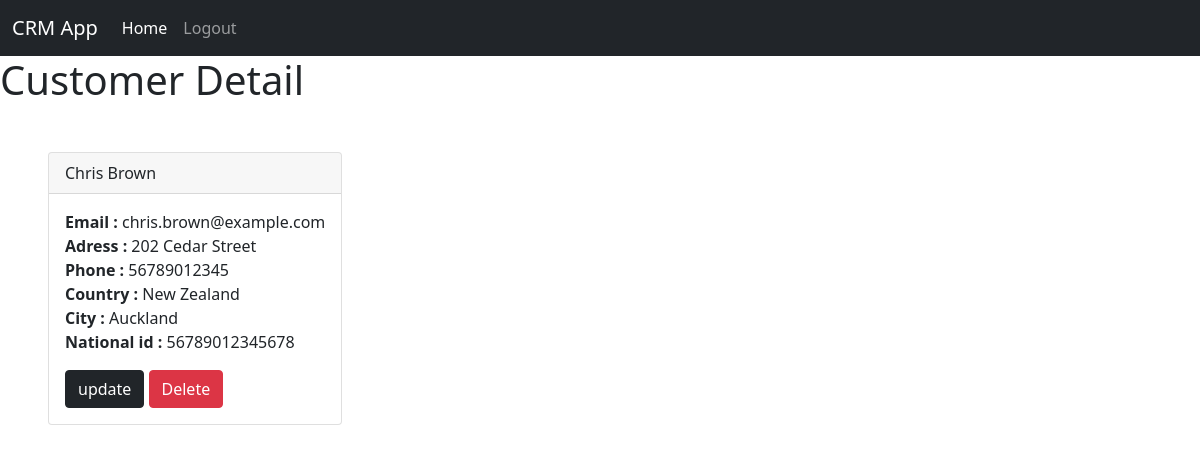
The app's page /home/4/ (signed in) with its own data.
### crm/models.py (models this page shows, shortened)
class Customer(models.Model):
    first_name = models.CharField(max_length=200)
    last_name = models.CharField(max_length=200)
    email = models.CharField(max_length=100)
    phone = models.CharField(max_length=11)
    address = models.CharField(max_length=200)
    country = models.CharField(max_length=200)
    city = models.CharField(max_length=200)
    nationalID = models.CharField(max_length=14)
    Custom_id = models.PositiveIntegerField(unique=True , null=True , blank=True)

### crm/views.py (the view)
# urls.py: path('home/<int:pk>/' , CrmDetailView.as_view() , name="detail"),
class CrmDetailView(LoginRequiredMixin , DetailView):
    queryset = Customer.objects.all()
    template_name = "pages/detail.html"
    context_object_name = "customersDetails"
    def get_context_data(self, **kwargs):
        return super().get_context_data(**kwargs)

### crm/templates/pages/detail.html
{% extends 'pages/base.html' %}
{% block content %}
<h1>Customer Detail</h1>
<div class="card m-5" style="width: fit-content;">
    <div class="card-header">
      {{customersDetails.first_name}}
      {{customersDetails.last_name}}
    </div>
    <div class="card-body">
      <p class="card-text">
        <strong> Email : </strong> {{customersDetails.email}} <br>
        <strong> Adress : </strong> {{customersDetails.address}} <br>
        <strong> Phone : </strong> {{customersDetails.phone}} <br>
        <strong> Country : </strong> {{customersDetails.country}} <br>
        <strong> City : </strong> {{customersDetails.city}} <br>
        <strong> National id : </strong> {{customersDetails.nationalID}} <br>
      </p>
      <a href="{% url 'crm:update' customersDetails.id %}" class="btn btn-dark">update</a>
      <a href="{% url 'crm:delete' customersDetails.id %}" class="btn btn-danger">Delete</a>
    </div>
  </div>
{% endblock content %}

### records on screen
Customer: first_name "Chris", last_name "Brown", email "chris.brown@example.com", address "202 Cedar Street", phone "56789012345", country "New Zealand", city "Auckland", nationalID "56789012345678"
